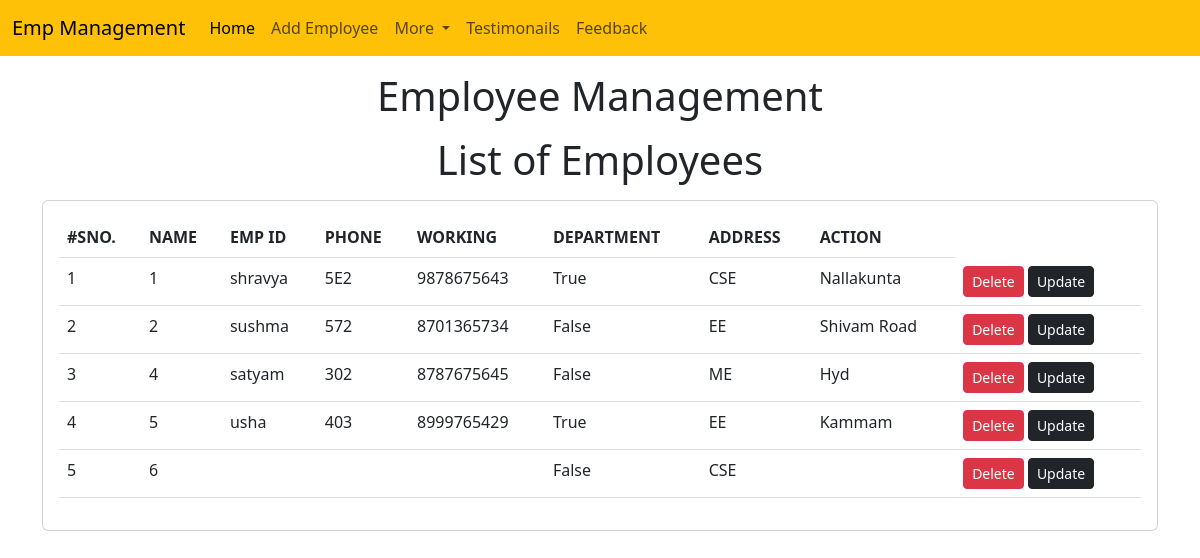
The page /emp/home/ on the database its author committed.
### emp/models.py (models this page shows, shortened)
class Emp(models.Model):
    name=models.CharField(max_length=200)
    emp_id=models.CharField(max_length=200)
    phone=models.CharField(max_length=10)
    address=models.CharField(max_length=150)
    working=models.BooleanField(default=True)
    department=models.CharField(max_length=10)

### emp/views.py (the view)
# urls.py: path('home/',emp_home),
def emp_home(request):
    emps=Emp.objects.all()
    return render(request,"emp/home.html",{
        'emps':emps
    })

### templates/emp/home.html (shortened to what this page needs)
<!doctype html>
<html lang="en">
  <head>
    <link href="https://cdn.jsdelivr.net/npm/bootstrap@5.3.0/dist/css/bootstrap.min.css" rel="stylesheet">
  </head>
  <body>
    {% include 'emp/navbar.html' %}
    <h1 class="text-center my-3">Employee Management</h1>
    <h1 class="text-center my-3">List of Employees</h1>
   <div class="container">
    <div class="row">
      <div class="col-md-12">
        <div class="card">
          <div class="card-body">
            <table class="table">
              <thead>
                <tr>
                  <th>#SNO.</th>
                  <th>NAME</th>
                  <th>EMP ID</th>
                  <th>PHONE</th>
                  <th>WORKING</th>
                  <th>DEPARTMENT</th>
                  <th>ADDRESS</th>
                  <th>ACTION</th>
                </tr>
              </thead>
              <tbody>
              {% for e in emps %}
                <tr>
                  <td>{{forloop.counter}}</td>
                  <td>{{e.id}}</td>
                  <td>{{e.name}}</td>
                  <td>{{e.emp_id}}</td>
                  <td>{{e.phone}}</td>
                  <td>{{e.working}}</td>
                  <td>{{e.department}}</td>
                  <td>{{e.address}}</td>
                  <td>
                    <a href="/emp/delete-emp/{{e.id}}" class="btn btn-danger btn-sm">Delete</a>
                    <a href="/emp/update-emp/{{e.id}}" class="btn btn-dark btn-sm">Update</a></td>
                </tr>
              {% endfor %}
              </tbody>
            </table>
          </div>
        </div>
       </div>
      </div>
    </div>
  </body>
</html>

### rows shown on the page
Emp: id "1", name "shravya", emp_id "5E2", phone "9878675643", working "True", department "CSE", address "Nallakunta"
Emp: id "2", name "sushma", emp_id "572", phone "8701365734", working "False", department "EE", address "Shivam Road"
Emp: id "4", name "satyam", emp_id "302", phone "8787675645", working "False", department "ME", address "Hyd"
Emp: id "5", name "usha", emp_id "403", phone "8999765429", working "True", department "EE", address "Kammam"
Emp: id "6", working "False", department "CSE"
